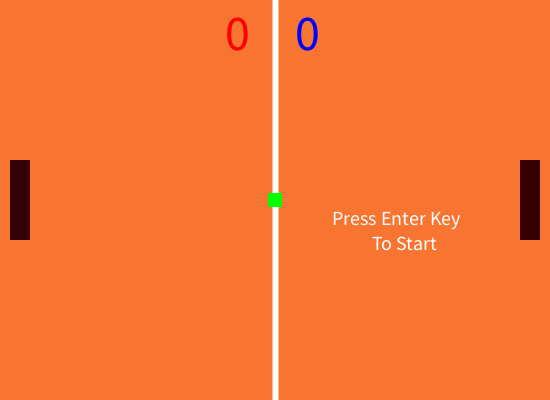
Frame 1 (no input)
Frame 60 (the mouse pressed at the canvas centre just before this capture): identical to frame 1, image omitted
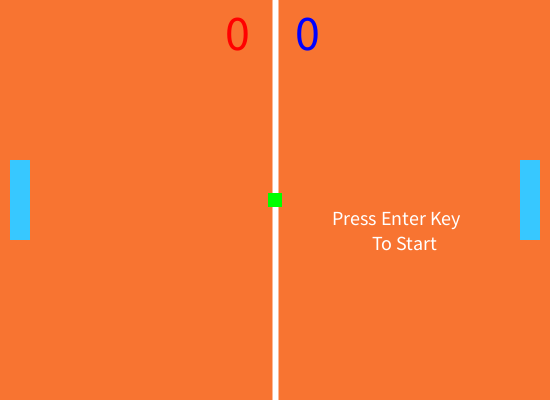
Frame 120 (the mouse held since frame 60 and released just before this capture)

The Processing sketch that drew these frames (run headless with seeded random() and noise(); from frame 60 on, the mouse is pressed at the canvas centre):

// Processing sketch: processing_101409
// ── processing_101409.pde

int playerscore = 0;
int cpuscore = 0;
float pluckspeed = 5;
float cpupaddleSpeed = 7.5;
int lastlevel = 5;
Paddle paddle;
Paddle cpupaddle;
Pluck  pluck;
boolean keypress = false;
boolean endgame = false;
 
void setup() {
  size(550, 400);
  smooth();
  cpupaddle = new Paddle(20, 200);
  paddle = new Paddle(530, 200);
  pluck = new Pluck();
}
 
void draw() {

  background(#F87431);
  stroke(255);
  strokeWeight(6);
  line(width/2, 0, width/2, height);
 

  fill(0, 0, 255);
  textSize(50);
  text(playerscore, width/2+20, 50);
  fill(255, 0, 0);
  text(cpuscore, width/2-50, 50);
 

  paddle.display();
  cpupaddle.display();
  pluck.display();
  if (endgame) {  
    textSize(20);
    fill(255);
    text("Press Enter Key", width/2+width/4-80, height/2+135);
    text("To Start Again", width/2+width/4-80, height/2+160);
    textSize(50);
    text("End\nof\nGame", width/2-width/4 +200, height/2-80);
    whowins();
  }
  else { 
    if (keypress == true) {
      pluck.move(pluckspeed);
      paddle.moveY(mouseY);
      cpupaddle.cpuAi(pluck);
      cpupaddle.intersectRight(pluck);
        
       
      paddle.intersectLeft(pluck);
      pluck.checkGoal();
    }
    else {
      textSize(20);
      fill(255);
      if (cpuscore >=lastlevel || playerscore >=lastlevel) {
        endgame = true;
      }
      else {
        text("Press Enter Key", width/2+width/4-80, height/2+25);
        text("To Start", width/2+width/4-40, height/2+50);
      }
    }
  }
}
 
void whowins() {  
  if (cpuscore >= lastlevel || playerscore >= lastlevel) {
    textSize(30);
 
    if (cpuscore > playerscore) {
      fill(0, 255, 0, 180);
      text("Cpu Wins", width/4-80, 50);
      fill(255, 0, 0, 180);
      text("Player Lose", width/2+80, 50);
    }
    else {
      fill(255, 0, 0, 180);
      text("Cpu Lose", width/4-80, 50);
      fill(0, 255, 0, 180);
      text("Player Wins", width/2+80, 50);
    }
  }
}
 

void keyPressed() {
  pluckspeed = 5;
  if ( key == ENTER) {
    if (endgame) {
      endgame = false;
      cpuscore = 0;
      playerscore = 0;
    }
    else {
      keypress = !keypress;
    }
  }
}
 
class Paddle {
  int x;
  int y;
  int w = 20;
  int h = 80;
  Paddle(int tx, int ty) {
    x = tx;
    y = ty;
  } 
 
  void display() {
    rectMode(CENTER);
    fill(55,mouseY,mouseX);
    noStroke();
    rect(x, y, w, h);
  }
 
  void moveY(int ty) {
    y = ty;
    //boundries
    if (y > height-h/2) {
      y = height-h/2;
    }
    else if ( y < 0 + h/2) {
      y = h/2;
    }
  }
 
  void cpuAi(Pluck p) {
    if (p.x <= width/2) {
      if (y < p.y-p.r*2) {
        y +=cpupaddleSpeed;
      }
      else if (y > p.y +p.r*2) {
        y -= cpupaddleSpeed;
      }
    }
    else {
      if (y < height/2) {
        y+=cpupaddleSpeed;
        ;
      }
      if ( y > height/2) {
        y-=cpupaddleSpeed;
      }
    }
  }
 
  void intersectLeft(Pluck p) {
    if (p.x > x-w/2 && (p.y > y - h/2 && p.y < y + h/2)) {
      p.directionX = -p.directionX;
      pluckspeed+=0.3;
      println(pluckspeed);
    }
  }
 
  void intersectRight(Pluck p) {
    if (p.x < x+w/2 && (p.y > y - h/2 && p.y < y + h/2)) {
      p.directionX = -p.directionX;
      pluckspeed+=0.3;
      println(pluckspeed);
    }
  }
}
 
class Pluck {
  int x = width/2;
  int y = height/2;
  int r = 7;  //radius
  float speed;
  int directionX = 1;
  int directionY = 1;
  Pluck() {
  } 
 
  void display() {
    noStroke();
    fill(#00ff00);
    rect(x, y, r*2, r*2);
  }
 
  void move(float tspeed) {
    speed = tspeed;
    x += speed * directionX;
    y += speed * directionY;
    //boundries
    if ( y < r) {
      y = r;
      directionY = -directionY;
    }
    else if ( y > height-r) {
      y = height-r;
      directionY = -directionY;
    }
  }
 
 
  void checkGoal() {
    if ( x > width+r) {
      x = width/2;
      y = height/2;
      keypress = false;
      cpuscore = cpuscore+1;
      directionX = -directionX;
      directionY = -directionY;
      println("Score for CPU!");
    }
    else if (x < -r) {
      x = width/2;
      y = height/2;
      keypress = false;
      playerscore = playerscore+1;
      directionX = -directionX;
      directionY = -directionY;
      println("Score for Player");
    }
  }
}
